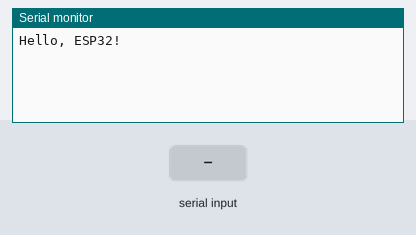
A sketch run on a simulated ESP32. Shown: the last lines printed to the serial monitor. The test bench sets the inputs (shaded band).

Above: at 1.2 s.
1.3 s: "1" received over Serial
At 3.0 s:
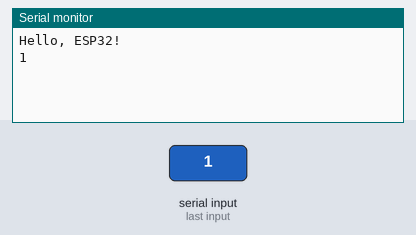
3.8 s: "0" received over Serial
At 5.2 s:
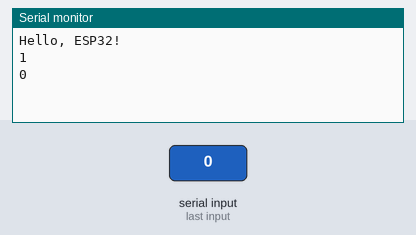
5.3 s: "2" received over Serial
At 7.6 s:
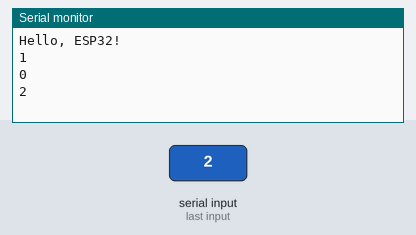

Measured:
- after the input at 1.3 s, the serial monitor: prints a new line after 1.0 s (image 1)
- after the input at 3.8 s, the serial monitor: prints a new line after 1.0 s (image 2)
- after the input at 5.3 s, the serial monitor: prints a new line after 1.0 s (image 3)

The sketch:

gui_nhan_serial.ino
```cpp
void setup() {
  // put your setup code here, to run once:
  Serial.begin(115200);
  Serial.println("Hello, ESP32!");
}

void loop() {
  // put your main code here, to run repeatedly:
  if(Serial.available()) {
    String text = Serial.readString();
    Serial.println(text);
  }
  delay(50);
}
```
